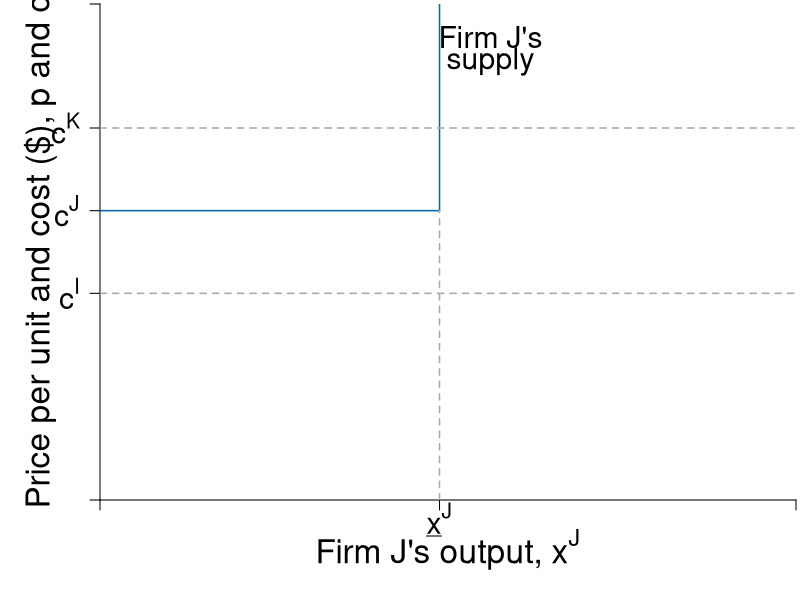

Source code (R):
require(shape)
pdf(file = "firmmarketsupply/supply_stepwise_firmj.pdf", width = 9, height = 7)

#Set parameters for graphics
axislabelsize <- 2
labelsize <- 1.8
graphlinewidth <- 2
segmentlinewidth <- 1.5

COL <- c("#7fc97f", "#beaed4", "#fdc086", "#ffff99", "#386cb0", "#f0027f", "#bf5b17", "#666666")
COLA <- c("#e0f3db", "#99d8c9","#66c2a4","#41ae76", "#238b45", "#005824")
COLB <- c("#c6dbef", "#4eb3d3", "#2b8cbe", "#0868ac","#084081")
COLC <- c("#fcfbfd", "#efedf5", "#dadaeb", "#bcbddc", "#9e9ac8", "#807dba", "#6a51a3", "#54278f", "#3f007d")

par(mar =  c(5, 5, 0.2, 0.2))

xlims <- c(0, 4.1)
ylims <- c(0, 3)

npts <- 501 

plot(0, 0, xlim = xlims, ylim = ylims, type = "n",
     xlab = expression(paste("")),
     ylab = expression(paste("")), 
     xaxt = "n", 
     yaxt = "n", 
     cex.lab = axislabelsize, 
     bty = "n",
     xaxs="i", 
     yaxs="i")

# ticksy <- seq(from = 0, to = ylims[2], by = 2)
# ylabels <- seq(from = 0, to = ylims[2], by = 2)
# ticksx <- seq(from = 0, to = xlims[2], by = 2)
# xlabels <- seq(from = 0, to = xlims[2], by = 2)
shares <- c(0, 2, 4, 8, 10, 13, 15)
costs <- c(1.25, 1.75, 2.25, 3, 3.25, 3.75, 4.25)
#smoothed line
#segments(shares[1], costs[1] - 0.1, shares[7], costs[6] + 0.25, lty = 1, col = COLB[4] , lwd = segmentlinewidth)

ticksy <- c(0, costs[1], costs[2], costs[3], ylims[2])
ylabels <- c(NA, expression(paste(c^I)), expression(paste(c^J)), expression(paste(c^K)), NA)
ticksx <- c(0, shares[2], xlims[2])
#xlabels <- c(NA, expression(paste(x[I])), expression(paste(x[J])), expression(paste(x[K])), expression(paste(x[L])), expression(paste(x[M])), expression(paste(x[N])), NA)
#xlabels <- c(NA, expression(paste(x[I])), expression(paste(x[I] + x[J])), expression(paste(x[I] + x[J]+ x[K])), expression(paste(x[I] + x[J]+ x[K] + x[L])), expression(paste(x[I] + x[J]+ x[K] + x[L]+ x[M])), expression(paste(x[I] + x[J]+ x[K] + x[L]+ x[M] + x[N])), NA)
xlabels <- c(NA, expression(paste(underline(x)^J)), NA)

axis(1, at = ticksx, pos = 0, labels = xlabels, cex.axis = labelsize)
axis(2, at = ticksy, pos = 0, labels = ylabels, las = 1, cex.axis = labelsize)





#Line for Supply
##Firm J
segments(shares[1], costs[2], shares[2], costs[2], lty = 1, col = COLB[4] , lwd = segmentlinewidth)
segments(shares[2], costs[2], shares[2], ylims[2], lty = 1, col = COLB[4] , lwd = segmentlinewidth)
#text((shares[1] + shares[2])/2, costs[1] - 0.2, expression("Firm I"), cex = labelsize)

##Firm J
# segments(shares[2], costs[2], shares[3], costs[2], lty = 1, col = COLB[4] , lwd = segmentlinewidth)
# segments(shares[3], costs[2], shares[3], costs[3], lty = 1, col = COLB[4] , lwd = segmentlinewidth)
# text((shares[2] + shares[3])/2, costs[2] - 0.2, expression("Firm J"), cex = labelsize)

##Firm 3
# segments(shares[3], costs[3], shares[4], costs[3], lty = 1, col = COLB[4] , lwd = segmentlinewidth)
# segments(shares[4], costs[3], shares[4], costs[4], lty = 1, col = COLB[4] , lwd = segmentlinewidth)
# text((shares[3] + shares[4])/2, costs[3] - 0.2, expression("Firm K"), cex = labelsize)

##Firm 4
# segments(shares[4], costs[4], shares[5], costs[4], lty = 1, col = COLB[4] , lwd = segmentlinewidth)
# segments(shares[5], costs[4], shares[5], costs[5], lty = 1, col = COLB[4] , lwd = segmentlinewidth)
# text((shares[4] + shares[5])/2, costs[4] - 0.2, expression("Firm L"), cex = labelsize)

##Firm 5
# segments(shares[5], costs[5], shares[6], costs[5], lty = 1, col = COLB[4] , lwd = segmentlinewidth)
# segments(shares[6], costs[5], shares[6], costs[6], lty = 1, col = COLB[4] , lwd = segmentlinewidth)
# text((shares[5] + shares[6])/2, costs[5] - 0.2, expression("Firm M"), cex = labelsize)

##Firm 6
# segments(shares[6], costs[6], shares[7], costs[6], lty = 1, col = COLB[4] , lwd = segmentlinewidth)
# segments(shares[7], costs[6], shares[7], costs[7], lty = 1, col = COLB[4] , lwd = segmentlinewidth, xpd = TRUE)
# text((shares[6] + shares[7])/2, costs[6] - 0.2, expression("Firm N"), cex = labelsize)

# #Equilibrium price and quantity
# segments(0, 3, 3, 3, lty = 2, "gray" , lwd = segmentlinewidth)
# segments(3, 0, 3, 3, lty = 2, "gray" , lwd = segmentlinewidth)

#For market price
# segments(0, 2, 1, 2, lty = 2, "gray" , lwd = segmentlinewidth)

#Label axes
#mtext(expression(paste("Quantity of output, ", x)), side=1, line = 2.5, cex = axislabelsize)
text(0.5*xlims[2], -0.3, expression(paste("Firm J's output, ", x^J)), xpd = TRUE, cex = axislabelsize) 
text(-.35, 0.5*ylims[2], expression(paste("Price per unit and cost ($), ", p, " and ", c)), xpd = TRUE, cex = axislabelsize, srt = 90) 

# 
# points(50, 10, pch = 16, col = "black", cex = 1.5)
# text(52, 10.5, expression(M))
# text(4.4, 0.7, expression("Buyers'"), cex = labelsize)
# text(4.4, 0.45, expression("Market Demand"), cex = labelsize)
text(2.3, 2.8, expression("Firm J's"), cex = labelsize)
text(2.3, 2.65, expression("supply"), cex = labelsize)

# text(0.27, 2.6, expression("Equilibrium Price"), cex = labelsize)
# text(0.27, 2.4, expression("falls in this range"), cex = labelsize)
# Arrows(0.55, 2.1, 0.55, 2.9, col = "black", code =3, lty = 1, lwd = 2, arr.type = "triangle", arr.lwd = 0.5)


#Indicator lines
#Vertical lines
segments(shares[2], 0, shares[2], costs[2], lty = 2, col = "darkgrey", lwd = segmentlinewidth)
# segments(shares[3], 0, shares[3], costs[2], lty = 2, col = "darkgrey", lwd = segmentlinewidth)
# segments(shares[4], 0, shares[4], costs[3], lty = 2, col = "darkgrey", lwd = segmentlinewidth)
# segments(shares[5], 0, shares[5], costs[4], lty = 2, col = "darkgrey", lwd = segmentlinewidth)
# segments(shares[6], 0, shares[6], costs[5], lty = 2, col = "darkgrey", lwd = segmentlinewidth)
# segments(shares[7], 0, shares[7], costs[6], lty = 2, col = "darkgrey", lwd = segmentlinewidth)


#horizontal lines
segments(0, costs[1], xlims[2], costs[1], lty = 2, col = "darkgrey", lwd = segmentlinewidth)
segments(0, costs[3], xlims[2], costs[3], lty = 2, col = "darkgrey", lwd = segmentlinewidth)
# segments(0, costs[4], shares[4], costs[4], lty = 2, col = "darkgrey", lwd = segmentlinewidth)
# segments(0, costs[5], shares[5], costs[5], lty = 2, col = "darkgrey", lwd = segmentlinewidth)
# segments(0, costs[6], shares[6], costs[6], lty = 2, col = "darkgrey", lwd = segmentlinewidth)

dev.off()
